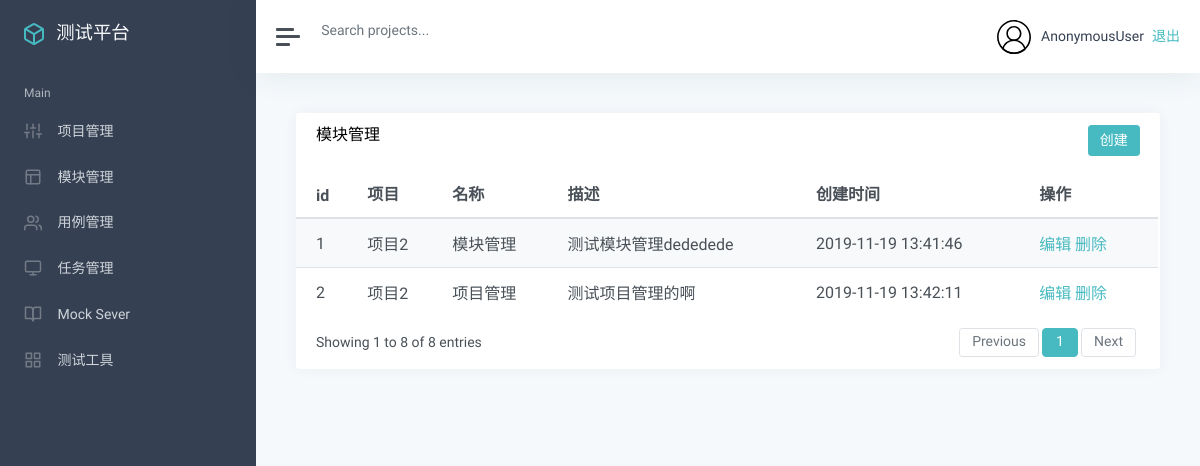
/manage/module_list/, run on an earlier commit of the app's database.
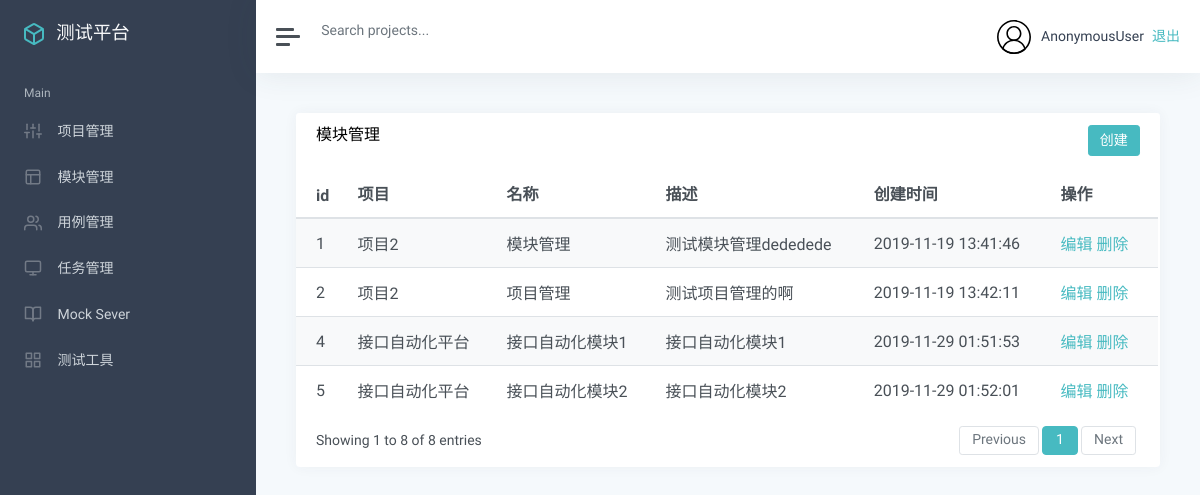
And on a later commit of the database.
### app_manage/models.py (models this page shows, shortened)
class Module(models.Model):
    project = models.ForeignKey(Project, on_delete=models.CASCADE)
    name = models.CharField("名称", max_length=100, null=False, default='')
    describe = models.TextField("描述", default="")
    update_time = models.DateTimeField("更新时间", auto_now=True)
    create_time = models.DateTimeField("创建时间", auto_now_add=True)

class Project(models.Model):
    name = models.CharField("名称", max_length=100, null=False, default='')
    describe = models.TextField("描述", default="")
    status = models.BooleanField("状态", default=True)
    update_time = models.DateTimeField("更新时间", auto_now=True)
    create_time = models.DateTimeField("创建时间", auto_now_add=True)
    def __str__(self):
        return self.name

### app_manage/views/module_view.py (the view)
# urls.py: path('module_list/', module_view.list_module),
def list_module(request):
    module_list = Module.objects.all()
    return render(request, 'module/list.html', {
        'modules':module_list
    })

### templates/module/list.html (shortened to what this page needs)
{% extends "manage.html" %}
{% block manage %}
<div class="card flex-fill">
    <div class="card-header">
        <h5 class="card-title mb-0" style="float:left">模块管理</h5>
        <button onclick="add()" type="button" class="btn btn-primary" style="float:right">创建</button>
    </div>
    <div id="datatables-dashboard-traffic_wrapper" class="dataTables_wrapper dt-bootstrap4 no-footer">
        <div class="row">
            <div class="col-sm-12">
                <table id="datatables-dashboard-traffic" class="table table-striped my-0 dataTable no-footer"
                    role="grid" aria-describedby="datatables-dashboard-traffic_info">
                    <thead>
                        <tr role="row">
                            <th>id</th>
                            <th>项目</th>
                            <th>名称</th>
                            <th>描述</th>
                            <th>创建时间</th>
                            <th>操作</th>
                        </tr>
                    </thead>
                    <tbody>
                        {% for m in modules %}
                        <tr role="row" class="odd">
                            <td>{{ m.id }}</td>
                            <td>{{ m.project }}</td>
                            <td>{{ m.name }}</td>
                            <td>{{ m.describe }}</td>
                            <td>{{ m.create_time |date:"Y-m-d H:i:s"}}</td>
                            <td>
                                <a href="/manage/module_edit/{{m.id}}/">编辑</a>
                                <a href="/manage/module_delete/{{m.id}}/">删除</a>
                            </td>
                        </tr>
                        {% endfor %}
                    </tbody>
                </table>
            </div>
        </div>
        <div class="row">
            <div class="col-sm-12 col-md-5">
                <div class="dataTables_info" id="datatables-dashboard-traffic_info" role="status" aria-live="polite">
                    Showing 1 to 8 of 8 entries
                </div>
            </div>
            <div class="col-sm-12 col-md-7">
                <div class="dataTables_paginate paging_simple_numbers" id="datatables-dashboard-traffic_paginate">
                    <ul class="pagination">
                        <li class="paginate_button page-item previous disabled"
                            id="datatables-dashboard-traffic_previous">
                            <a href="#" aria-controls="datatables-dashboard-traffic" data-dt-idx="0" tabindex="0"
                                class="page-link">Previous</a>
                        </li>
                        <li class="paginate_button page-item active">
                            <a href="#" aria-controls="datatables-dashboard-traffic" data-dt-idx="1" tabindex="0"
                                class="page-link">1</a>
                        </li>
                        <li class="paginate_button page-item next disabled" id="datatables-dashboard-traffic_next">
                            <a href="#" aria-controls="datatables-dashboard-traffic" data-dt-idx="2" tabindex="0"
                                class="page-link">Next</a>
                        </li>
                    </ul>
                </div>
            </div>
        </div>
    </div>
</div>
{% endblock %}

### templates/manage.html (shortened to what this page needs)
{% extends "base.html" %}
{% block base %}
<div class="wrapper">
    <nav id="sidebar" class="sidebar">
        <div class="sidebar-content ">
            <a class="sidebar-brand" href="index.html">
                <span class="align-middle">测试平台</span>
            </a>
            <ul class="sidebar-nav">
                <li class="sidebar-header">
                    Main
                </li>
                <li class="sidebar-item">
                    <a href="/manage/project_list/" class="sidebar-link" aria-expanded="true">
                        <span class="align-middle">项目管理</span>
                    </a>
                </li>
                <li class="sidebar-item">
                    <a href="/manage/module_list/" class="sidebar-link collapsed">
                        <span class="align-middle">模块管理</span>
                    </a>
                </li>
                <li class="sidebar-item">
                    <a href="/case/list_case/" class="sidebar-link collapsed">
                        <span class="align-middle">用例管理</span>
                    </a>
                </li>
                <li class="sidebar-item">
                    <a href="/task/task_list/" class="sidebar-link collapsed">
                        <span class="align-middle">任务管理</span>
                    </a>
                </li>
                <li class="sidebar-item">
                    <a href="#documentation" class="sidebar-link collapsed">
                        <span class="align-middle">Mock Sever</span>
                    </a>
                </li>
                <li class="sidebar-item">
                    <a href="#ui" class="sidebar-link collapsed">
                        <span class="align-middle">测试工具</span>
                    </a>
                </li>
            </ul>
        </div>
    </nav>
    <div class="main">
        <nav class="navbar navbar-expand navbar-light bg-white">
            <a class="sidebar-toggle d-flex mr-2">
                <i class="hamburger align-self-center"></i>
            </a>
            <form class="form-inline d-none d-sm-inline-block">
                <input class="form-control form-control-no-border mr-sm-2" type="text" placeholder="Search projects..."
                       aria-label="Search">
            </form>
            <div class="navbar-collapse collapse">
                <ul class="navbar-nav ml-auto">
                    <li class="nav-item dropdown">
                        <a class="nav-link d-none d-sm-inline-block" href="#" data-toggle="dropdown">
                            <img src="/static/img/user.svg" class="avatar img-fluid rounded-circle mr-1"
                                 alt="Chris Wood">
                            <span class="text-dark">{{ user }}</span>
                            <a href="/logout/">退出</a>
                        </a>
                    </li>
                </ul>
            </div>
        </nav>
        <main class="content">
            <div class="container-fluid p-0">
                {% block manage %}
                {% endblock %}
            </div>
        </main>
    </div>
</div>
{% endblock %}

### templates/base.html (shortened to what this page needs)
<html>
<head>
    <link href="/static/css/theme.css" rel='stylesheet' type='text/css' />
    <link href="/static/css/classic.css" rel='stylesheet' type='text/css' />
</head>
<body>
{% block base %}{% endblock %}
</body>
</html>

What changed in the data, as far as the page shows it:
added Module: id "4", project "接口自动化平台", name "接口自动化模块1", describe "接口自动化模块1", create_time "2019-11-29 01:51:53"
added Module: id "5", project "接口自动化平台", name "接口自动化模块2", describe "接口自动化模块2", create_time "2019-11-29 01:52:01"
